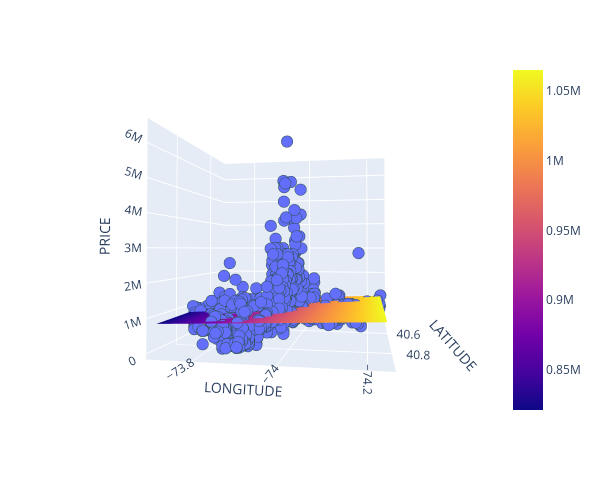

Notebook source saved alongside this figure:
### Markdown cell above
The Results!

### Code cell
fig = px.scatter_3d(
    df,
    x="LONGITUDE",
    y="LATITUDE",
    z="PRICE",
    labels={"LONGITUDE": "LONGITUDE", "LATITUDE": "LATITUDE", "PRICE": "PRICE"},
    width=600,
    height=500,
)

# Create x and y coordinates for model representation
x_plane = np.linspace(df["LONGITUDE"].min(), df["LONGITUDE"].max(), 10)
y_plane = np.linspace(df["LATITUDE"].min(), df["LATITUDE"].max(), 10)
xx, yy = np.meshgrid(x_plane, y_plane)

z_plane = model.predict(pd.DataFrame({"LONGITUDE": x_plane, "LATITUDE": y_plane}))
zz = np.tile(z_plane, (10, 1))

fig.add_trace(go.Surface(x=xx, y=yy, z=zz))

fig.update_traces(
    marker={"size": 4, "line": {"width": 2, "color": "DarkSlateGrey"}},
    selector={"mode": "markers"},
)

fig.show()
